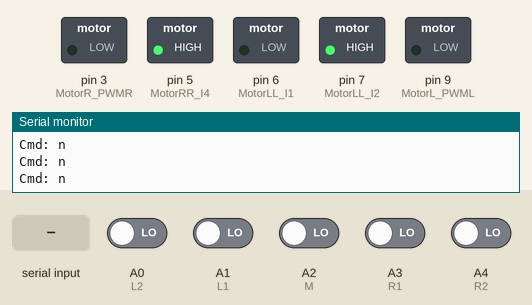
Simulated run of this sketch. Board: Arduino Uno, built with avr-gcc and run on an emulated ATmega328P. On the bench: switched loads named in the sketch (green lamp = pin HIGH), the last lines printed to the serial monitor. Inputs (shaded band) come from the test bench; at power-on: A0 (L2), A1 (L1), A2 (M), A3 (R1), A4 (R2) LOW. Pins used as bus, display or sensor lines are not drawn.

Above: at 1.2 s.
1.3 s: "s" received over the second serial link
At 1.9 s:
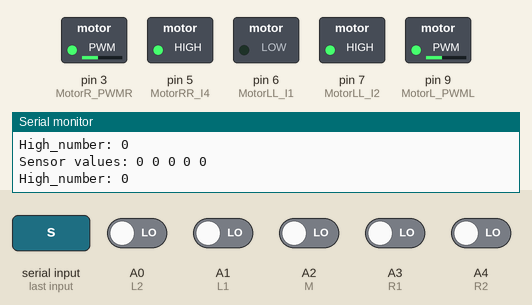
3.0 s: A0 (L2) driven HIGH
At 4.3 s:
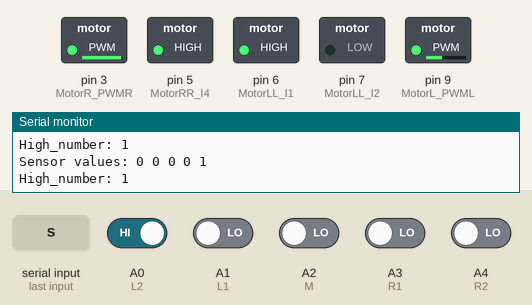
4.6 s: A1 (L1) driven HIGH
At 5.9 s:
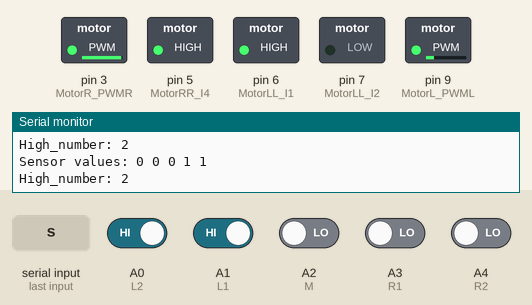
6.2 s: A0 (L2) driven LOW
At 7.4 s:
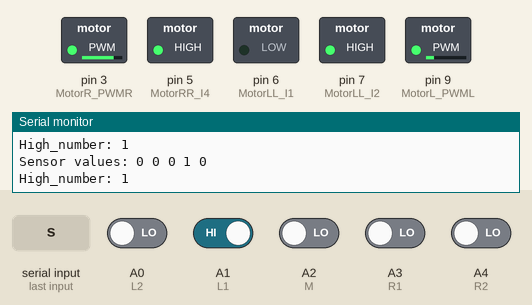
7.8 s: A2 (M) driven HIGH
At 8.8 s:
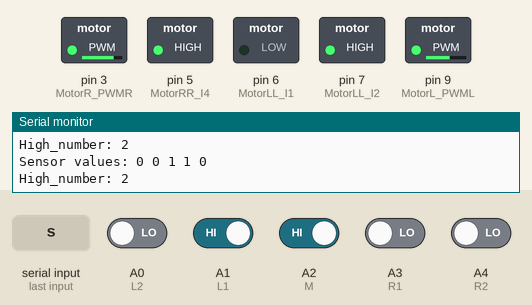
9.4 s: A1 (L1) driven LOW
At 10.3 s:
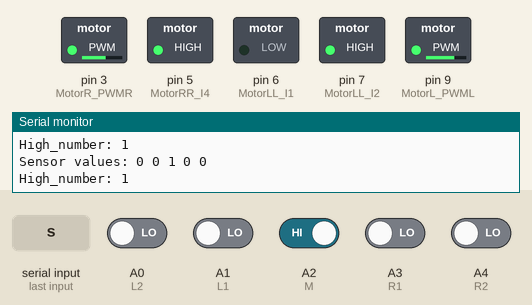
Timing chart, 0 to 12.0 s (numbered marks = the images above; inputs shaded):
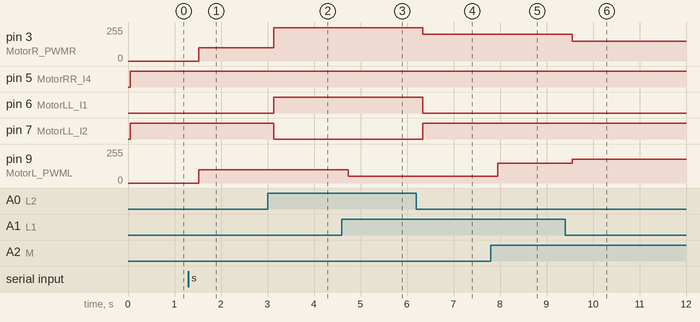

The sketch:

tracking.ino
```cpp
#define DEBUG
//#define BT_TEST

#ifdef BT_TEST
#include <SoftwareSerial.h>
SoftwareSerial BT(11, 10);   //bluetooth RX,TX
void setup() {
  Serial.begin(9600);
  BT.begin(9600);
  Serial.println("Start!");
}
char c;
void loop() {
  BT.write('H');
  Serial.println("Message sent.");
  delay(1000);
  if(BT.available()) {
    c = BT.read();
    Serial.print("Received: ");
    Serial.println(c);
  }
  delay(1000);
}
#endif

#ifndef BT_TEST
#include <Wire.h>
#include <SoftwareSerial.h>
#include <SPI.h>
#include <MFRC522.h>

// App Controller State
enum ControlState {
	START_STATE,
	TRACING_STATE,
	WAITING_STATE
};

#define RST_PIN      4        // RFID reset pin
#define SS_PIN       13       // RFID selection pin
#define RFID_SDA      9
#define RFID_SCK     13
#define RFID_MOSI    11
#define RFID_MISO    12

MFRC522 mfrc522(SS_PIN, RST_PIN);  // MFRC522 object declaration

// L298N 馬達驅動板
// 宣告 MotorR 為右邊
// 宣告 MotorL 為左邊
#define MotorRR_I3     4  //定義 I1 接腳
#define MotorRR_I4     5 //定義 I2 接腳
#define MotorLL_I1     6 //定義 I3 接腳
#define MotorLL_I2     7 //定義 I4 接腳
#define MotorR_PWMR    3  //定義 ENA (PWM調速) 接腳
#define MotorL_PWML    9  //定義 ENB (PWM調速) 接腳

// 循線模組
// observator : sitting in the back of the car
#define L2  A0  // Define Second Left Sensor Pin
#define L1  A1  // Define First Left Sensor Pin
#define M   A2  // Define Middle Sensor Pin
#define R1  A3  // Define First Right Sensor Pin
#define R2  A4  // Define Second Right Sensor Pin

SoftwareSerial BT(11, 10);   //bluetooth RX,TX

/*pin definition*/

/**************************************/
/*   Variables Define Here            */
/*   Initialized in setup() Funciton  */
/**************************************/
ControlState _state;               // Control State
double _Tp;                         // Velocity of Car
double _w2;                         // Weight Value for the Outer Sensor
double _w1;                         // Weight Value for the Inner Sensor
double _Kp;                         // _Kp Parameter
double _Kd;                         // _Kd Parameter
double _Ki;                         // _Ki Parameter
double _LastError;                  // Error in Last Stage
char   _cmd;                        // Command
//char   _final_project_cmd;          // Final project Command
double _integral;                   // Integral from Starting point
bool R_dir = true;                  // if dir == ture, mean right-motor is forwarding. On the other hand, backwarding.
bool L_dir = true;                  // if dir == ture, mean Left-motor is forwarding. On the other hand, backwarding.
int right_motor = 0;
int left_motor = 0;
int node_time = 0;

/**************************************/
/*   Function Prototypes Define Here  */
/**************************************/
void Start_State();
void Tracing_State();
void Waiting_State();
void MotorWriting(double vR, double vL);
void get_cmd(char& cmd);
bool Car_Turn(char cmd);
void MotorCheck();

/***************************/
/*   Functions Definition  */
/***************************/

void setup() {
	// Setting PINMode
  Serial.begin(9600);
  BT.begin(9600);  //bluetooth initialization
	pinMode(MotorRR_I3, OUTPUT);
	pinMode(MotorRR_I4, OUTPUT);
	pinMode(MotorLL_I1, OUTPUT);
	pinMode(MotorLL_I2, OUTPUT);
	pinMode(MotorR_PWMR, OUTPUT);
	pinMode(MotorL_PWML, OUTPUT);
	pinMode(R1, INPUT);
	pinMode(R2, INPUT);
	pinMode(M, INPUT);
	pinMode(L1, INPUT);
	pinMode(L2, INPUT);
	// Initialize Variables
	// You can Define you own value here.
	_state = START_STATE;      // Control State
	_cmd = 'n';                // Command
	_Tp = 130;              // Velocity of Car
	_w2 = 13.5;             // Second Stage Weight
	_w1 = _w2 / 2.0;          // First Stage Weight
	_Kp = 15;               // _Kp Parameter
	_Kd = 0.03;             // _Kd Parameter
	_Ki = 0.0;              // _Ki Parameter
	_LastError = 0;            // Error in Last Stage
	_integral = 0;
  #ifdef DEBUG
	Serial.println("Start!");
  #endif

	SPI.begin();         //RFID initialization
	mfrc522.PCD_Init();
	/*define your pin mode*/
}

#include "track.h"
#include "node.h"
#include "bluetooth.h"
#include "RFID.h"

void loop() {
	if (_state == START_STATE) Start_State();
	else if (_state == TRACING_STATE) Tracing_State();
  else if (_state == WAITING_STATE) Waiting_State();
  delay(200);  // I think it is needed to prevent bluetooth to unexpectedly fail.
}

void Start_State() {
	MotorWriting(0, 0);  // Stop the car.
  get_cmd(_cmd);  // Listen the command of BT.
  if (_cmd == 's') {
    // If command 's' is received, the car should change to Tracing State.
    _state = TRACING_STATE;
    #ifdef DEBUG
    Serial.println("Changing to Tracing State...");  // Print out the message about the state change.
    #endif
  }
}

void Tracing_State() {
  // The car do tracing generally.
  if (Tracing())	{
    // If the car sees the node, it should tell the computer and change to Waiting State.
    BT.write('N');
    _state = WAITING_STATE;
    #ifdef DEBUG
    Serial.println("The car has sent a message via bluetooth.");
    Serial.println("Changing to Waiting State...");  // Print out the message about the state change.
    #endif
  }
}

void Waiting_State() {
  MotorWriting(0, 0);  // Stop the car.
  get_cmd(_cmd);  // Listen the command of BT.
  if (_cmd != 'n') {
    // If a command is received, it is supposed to be the turning direction.
    // Perform the movement by given direction.
    #ifdef DEBUG
    Serial.println("A command received.");
    #endif
    if (Car_Turn(_cmd)) {
      _state = START_STATE;  // The car is stopped. Reset to the Start State.
      #ifdef DEBUG
      Serial.println("Changing to Start State...");  // Print out the message about the state change.
      #endif
    } else {
      _state = TRACING_STATE;
      #ifdef DEBUG
      Serial.println("Changing to Tracing State...");  // Print out the message about the state change.
      #endif
    }
  } else {
    #ifdef DEBUG
    Serial.println("No command received.");
    #endif
  }
}

void MotorWriting(double vR, double vL) {

	/*************************************************/
	/* Assign vR to right-motor and vL to left-motor */
	/*************************************************/
	if (vR >= 0) {
		R_dir = true;
		digitalWrite(MotorRR_I3, LOW);
		digitalWrite(MotorRR_I4, HIGH);
	}
	else if (vR < 0) {
		R_dir = false;
		digitalWrite(MotorRR_I3, HIGH);
		digitalWrite(MotorRR_I4, LOW);
		vR = -vR;
	}
	if (vL >= 0) {
		L_dir = true;
		digitalWrite(MotorLL_I1, LOW);
		digitalWrite(MotorLL_I2, HIGH);
	}
	else if (vL < 0) {
		L_dir = false;
		digitalWrite(MotorLL_I1, HIGH);
		digitalWrite(MotorLL_I2, LOW);
		vL = -vL;
	}
	analogWrite(MotorL_PWML, vL);
	analogWrite(MotorR_PWMR, vR);
}

void get_cmd(char &cmd) {
	delay(10); // Don't delete its!!

	/*************************************/
	/* Using BT object to get command */
	/* Assign value to cmd               */
	/*************************************/
  if (BT.available()) {
    // A command received. Just record the char what BT read.
    cmd = BT.read();
  }
  else {
    // No command received. Set a dummy command.
    cmd = 'n';
  }
  #ifdef DEBUG
  Serial.print("Cmd: ");
  Serial.println(cmd);  // Print out the command in debugging mode.
  #endif
}

// Its returned true value indicates if the car is stopped.
bool Car_Turn(char cmd) {
  bool returned_value = false;
  if (cmd == 'f') {
    // Advance
    MotorWriting(230, 200);
    delay(700);
  } else if (cmd == 'b') {
    // U-Turn
    MotorWriting(200, -200);
    delay(700);
  } else if (cmd == 'r') {
    // Turn right
    MotorWriting(0, 230);
    delay(700);
  } else if (cmd == 'l') {
    // Turn left
    MotorWriting(200, 0);
    delay(700);
  } else if (cmd == 'h') {
    // Halt
    MotorWriting(0, 0);
    returned_value = true;
  } else {
    #ifdef DEBUG
    Serial.println("Invalid car direction. Stop the car.");
    #endif
    MotorWriting(0, 0);
    returned_value = true;
  }
  return returned_value;
}

void MotorCheck() {
	// forward for 0.5s
	MotorWriting(200, 200);
	delay(500);
	// stop for 0.5s
	MotorWriting(0, 0);
	delay(500);
	// backward for 0.5s
	MotorWriting(-200, -200);
	delay(500);
	MotorWriting(0, 0);
	delay(500);
	MotorWriting(200, 0);
	delay(500);
	MotorWriting(0, 0);
	delay(500);
	MotorWriting(0, 200);
}
#endif
```

RFID.h
```cpp
#include <SPI.h>
#include <MFRC522.h>     // 引用程式庫
/* pin---- SDA:9 SCK:13 MOSI:11 MISO:12 GND:GND RST:9  */

byte* rfid(byte* idSize) {
    // 確認是否有新卡片
    if (mfrc522.PICC_IsNewCardPresent() && mfrc522.PICC_ReadCardSerial()) {
      byte *id = mfrc522.uid.uidByte;   // 取得卡片的UID
      *idSize = mfrc522.uid.size;   // 取得UID的長度

      Serial.print("PICC type: ");      // 顯示卡片類型
      // 根據卡片回應的SAK值（mfrc522.uid.sak）判斷卡片類型
      MFRC522::PICC_Type piccType = mfrc522.PICC_GetType(mfrc522.uid.sak);
      //Serial.println(mfrc522.PICC_GetTypeName(piccType));

      //Serial.print("UID Size: ");       // 顯示卡片的UID長度值
      //Serial.println(idSize);
/*
      if (id[0]==169)
      {Serial.print("success");}  //得到寶藏
  */
      for (byte i = 0; i < *idSize; i++) {  // 逐一顯示UID碼
        Serial.print("id[");
        Serial.print(i);
        Serial.print("]: ");
        Serial.println(id[i], HEX);       // 以16進位顯示UID值
      }

      Serial.println();

      mfrc522.PICC_HaltA();  // 讓卡片進入停止模式
      return id;
    }
    return 0;
}
```

bluetooth.h
```cpp
#include<SoftwareSerial.h>

/*
// TODO: return the direction based on the command you read
int ask_direction() {
   if (true) {
     // just record the char what BT read
     if (BT.available()) {
       _final_project_cmd = BT.read();
     }else{
      _final_project_cmd = 'n';
     }
     // what I write END
     // For debugging you can ignore this
     #ifdef DEBUG
     Serial.print("After ask direction: ");
     Serial.println(_final_project_cmd);
     #endif
   }
}
*/

/*
void reach_node_send_to_python () {
  if (true) {
    if (BT.available()) {
      BT.write('N');
    }
//    Serial.print("Sent id: ");
//    Serial.println('N');
  }
}
*/

// TODO: send the id back by BT
void send_byte(byte *id, byte idSize){
	if(true) {
      if (BT.available()) {
       BT.write(*id);
      }
     // what I write END
     // For debugging you can ignore this
     #ifdef DEBUG
     Serial.print("Sent id: ");
     Serial.println(*id);
     #endif
   }
}
```

node.h
```cpp
// dir = 0 : advance
// dir = 1 : left
// dir = 2 : right
// dir = 3 : back

// TODO: determine the behavior of each port when occuring a node(here represented as an integer)
void node(int dir){

}
```

track.h
```cpp
#include<SoftwareSerial.h>

// Write the functions about tracing from what you learned in former labs.
bool Tracing() {
   /**************************************************/
   /* Read the sensor value and determine whether to */
   /* turn left, turn right, or go straight          */
   /**************************************************/

   //TODO
   // Initialize Senor value
  int r2 = digitalRead(R2);  // right-outer sensor
  int r1 = digitalRead(R1);  // right-inner sensor
  int m = digitalRead(M);    // middle sensor
  int l1 = digitalRead(L1);  // left-inner sensor
  int l2 = digitalRead(L2);  // left-outer sensor

  #ifdef DEBUG
  Serial.print("Sensor values: ");
  Serial.print(r2);
  Serial.print(' ');
  Serial.print(r1);
  Serial.print(' ');
  Serial.print(m);
  Serial.print(' ');
  Serial.print(l1);
  Serial.print(' ');
  Serial.println(l2);
  #endif
  // Using "MotorWriting()" to turn or go straight depending on the sensors value


  // HIGH = when black road is sensed
  int high_number = 0;
  high_number = (r2 == HIGH) + (r1 == HIGH) + (m == HIGH) + (l1 == HIGH) + (l2 == HIGH);
  #ifdef DEBUG
  Serial.print("High_number: ");
  Serial.println(high_number);
  #endif
  if ((r2 == HIGH) && (r1 == LOW) && (m == LOW) && (l1 == LOW) && (l2 == LOW)) {
    // big right turn
    MotorWriting(-100, 250);
  } else if ((r2 == HIGH) && (r1 == HIGH) && (m == LOW) && (l1 == LOW) && (l2 == LOW)) {
    // small right turn
    MotorWriting(-50, 250);
  } else if ((r2 == LOW) && (r1 == HIGH) && (m == LOW) && (l1 == LOW) && (l2 == LOW)) {
    // small right turn
    MotorWriting(50, 200);
  } else if ((r2 == LOW) && (r1 == HIGH) && (m == HIGH) && (l1 == LOW) && (l2 == LOW)) {
    // small right turn
    MotorWriting(150, 200);
  } else if ((r2 == LOW) && (r1 == LOW) && (m == HIGH) && (l1 == LOW) && (l2 == LOW)) {
    // center
    MotorWriting(150, 180);
  } else if ((r2 == LOW) && (r1 == LOW) && (m == HIGH) && (l1 == HIGH) && (l2 == LOW)) {
    // small left turn
    MotorWriting(200, 150);
  } else if ((r2 == LOW) && (r1 == LOW) && (m == LOW) && (l1 == HIGH) && (l2 == LOW)) {
    // small left turn
    MotorWriting(200, 50);
  } else if ((r2 == LOW) && (r1 == LOW) && (m == LOW) && (l1 == HIGH) && (l2 == HIGH)) {
    // small left turn
    MotorWriting(250, -50);
  } else if ((r2 == LOW) && (r1 == LOW) && (m == LOW) && (l1 == LOW) && (l2 == HIGH)) {
    // big left turn
    MotorWriting(250, -100);
  } else if ((r2 == LOW) && (r1 == LOW) && (m == LOW) && (l1 == LOW) && (l2 == LOW)) {
    MotorWriting(100, 100);
  } else if (high_number >= 3) {
    // Here is the condition of meeting the node. Note that it only happens if all above conditions are not met.
    #ifdef DEBUG
    Serial.println("The car now meets a node.");
    #endif
    return true;
  } else {
    #ifdef DEBUG
    Serial.println("Danger situation: no any condition matches in the track.h");
    #endif
  }
  return false;  // Here contain all other conditions except the one which meets a node.
}
```

Measured:
- after the input at 1.3 s, pin 3 (MotorR_PWMR), pin 9 (MotorL_PWML): 0/255 → 100/255 after 0.22 s
- after the input at 3.0 s, pin 3 (MotorR_PWMR): 100/255 → 250/255 after 0.13 s; pin 6 (MotorLL_I1): LOW → HIGH after 0.13 s; pin 7 (MotorLL_I2): HIGH → LOW after 0.13 s
- after the input at 4.6 s, pin 9 (MotorL_PWML): 100/255 → 50/255 after 0.14 s
- after the input at 6.2 s, pin 3 (MotorR_PWMR): 250/255 → 200/255 after 0.14 s; pin 6 (MotorLL_I1): HIGH → LOW after 0.14 s; pin 7 (MotorLL_I2): LOW → HIGH after 0.14 s
- after the input at 7.8 s, pin 9 (MotorL_PWML): 50/255 → 150/255 after 0.15 s
- after the input at 9.4 s, pin 3 (MotorR_PWMR): 200/255 → 150/255 after 0.15 s; pin 9 (MotorL_PWML): 150/255 → 180/255 after 0.15 s
